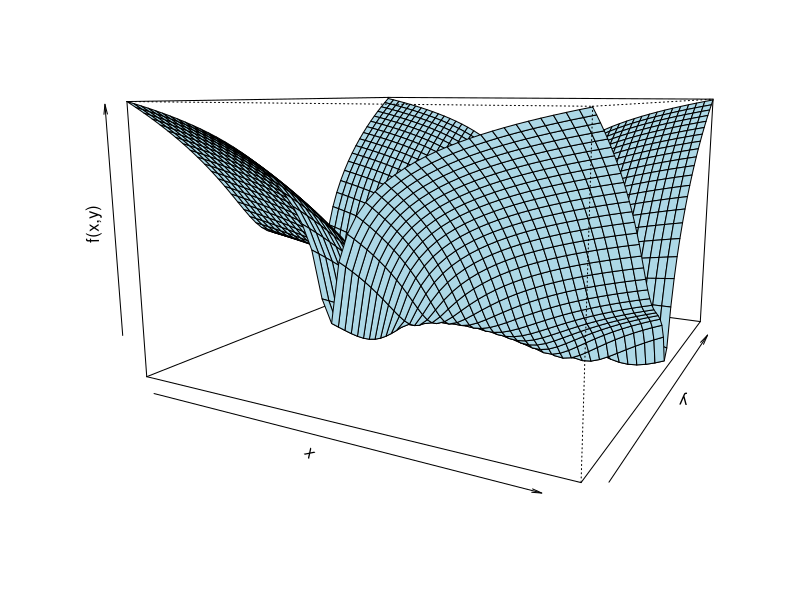
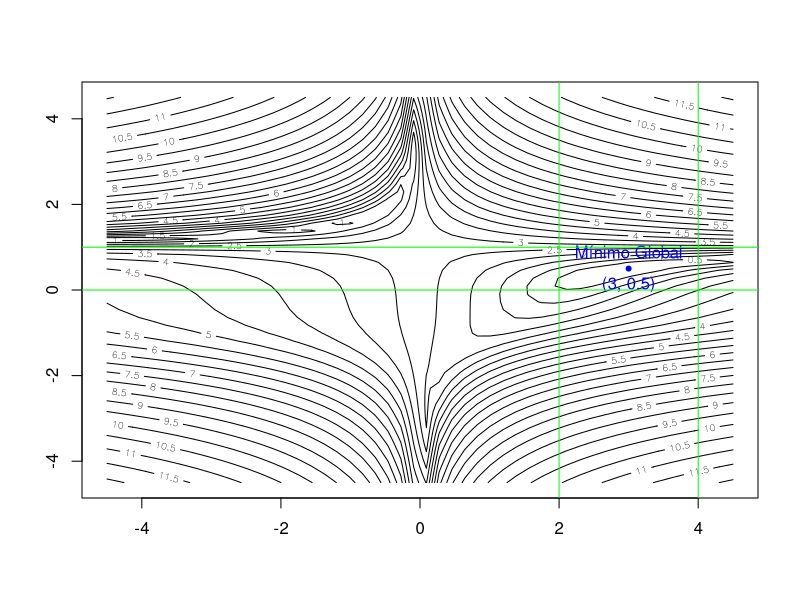
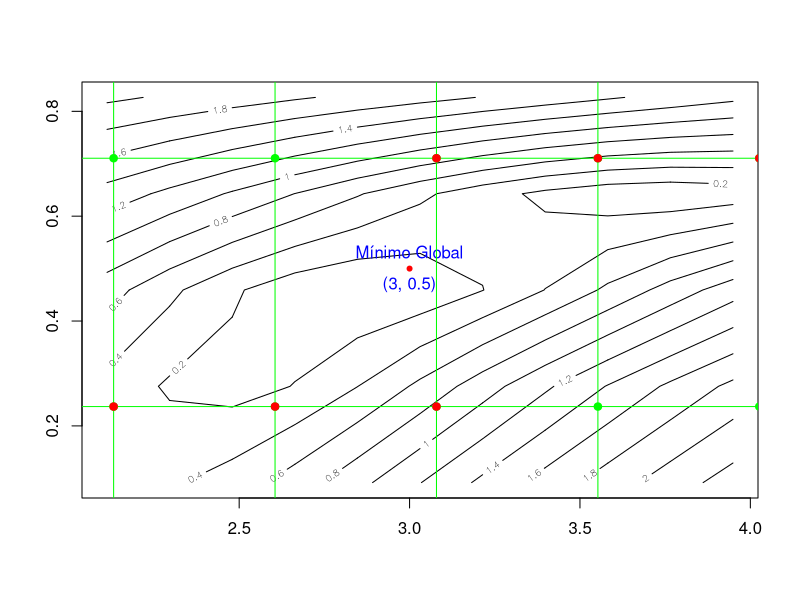

Recreate these plots in R, in order.
#Definición dde la función Beale
#------------------------------
#
#f(x,y) = (1.5 - x + xy)^2 +
#         (2.25 - x + xy^2)^2 +
#         (2.625 - x + xy ^3)^2
#
#Si mínimo global está en el punto (3, 0.5)
# con un valor de f(3, 0.5) = 0

f <- function(param){
  x <- param[1]
  y <- param[2]
  (1.5 - x + x * y)^2 + (2.25 - x + x * y^2)^2 + (2.625 - x + x*y ^3)^2
}

# Cargar libreri "Deriv"

library(Deriv)

# Definir el grdiente de la función

grad_f <- Deriv(f, c("x", "y"))

# Definir la matriz hessiana de la función

hess_f <- Deriv(f, c("x", "y"), n = 2)

# Establecer los parámetros del algoritmo

max_iter <- 1000
tol <- 1e-6

# Establecer el punto inicial (*)

x_actual <- c(3, 0.5)

# Algoritmo de Newton

for (i in 1:max_iter){
  hessian <- matrix(hess_f(x_actual), nrow = 2, byrow = TRUE)
  eigen_valores <- eigen(hessian)$values
  if (any(eigen_valores <= 0)) {
    hessian <- hessian + diag(abs(min(eigen_valores)), 2)
  }
  x_nuevo <- x_actual - solve(hessian) %*% grad_f(x_actual)
  if (norm(grad_f(x_nuevo), "2") < tol){
    break
  }
  x_actual <- x_nuevo
}


# Mostrar los resultados

resultado <- list(minimo = f(x_nuevo),
                  objetivo = as.vector(x_nuevo),
                  iteraciones = i)
print(resultado)

# Análisis del dominio de la función
# ----------------------------------

f_graf <- function(x, y){
  (1.5 - x + x * y)^2 + (2.25 - x + x * y^2)^2 + (2.625 - x + x*y ^3)^2
}

x1 <- x2 <- seq(from = -4.5, to = 4.5, length.out = 50)
z <- outer(x1, x2, f_graf)

# Aplicar log(1 + z)

z_log <- log1p(z)

persp(x1, x2, z_log, theta = 28, phi = 10,
      col = "lightblue", expand = 0.6,
      xlab="x", ylab="y", zlab="f(x,y)")

contour(x1, x2, z_log, nlevels = 20)

points(3, 0.5, col="blue", pch=20)
text(3, 0.5, labels = "Mínimo Global",
     pos = 3, col = "blue")
text(3, 0.5, labels = "(3, 0.5)",
     pos = 1, col = "blue")
abline(v = c(2, 4), h = c(0,1), col = "green")

contour(x1[x1 >= 2 & x1 <= 4], x2[x2 >= 0 & x2 <= 1],
        z_log[x1 >= 2 & x1 <= 4, x2 >=0 & x2 <= 1],
        nlevels = 15)
points(3, 0.5, col="red", pch=20)
text(3, 0.5, labels = "Mínimo Global",
     pos = 3, col = "blue")
text(3, 0.5, labels = "(3, 0.5)",
     pos = 1, col = "blue")

# GRID - SEARCH para identificar regiones prometedoras

n_puntos <- 20
x1_rango <- c(-4.5, 4.5)
x2_rango <- c(-4.5, 4.5)

# Crear grid

x1_grid <- seq(-4.5, 4.5, length.out = n_puntos)
x2_grid <- seq(-4.5, 4.5, length.out = n_puntos)

abline(v = x1_grid, h = x2_grid, col = "green")

grid_puntos <- expand.grid(x1 = x1_grid, x2 = x2_grid)
points(grid_puntos, col="green", pch=19)

grid_valores <- numeric(nrow((grid_puntos)))

for (i in 1:nrow(grid_puntos)){
  grid_valores[i] <- f(c(grid_puntos$x1[i], grid_puntos$x2[i]))
}

index_ordenados <- order(grid_valores)
mejores_puntos <- grid_puntos[index_ordenados[1:10], ]
mejores_valores <- grid_valores[index_ordenados[1:10]]

list(mejores_puntos, mejores_valores)
points(mejores_puntos, col = "red", pch = 19)

# Ejemplo
# -------

f_ejemplo <- function(p){
  x <- p[1]
  y <- p[2]
  x^3 + x * y + y^2
}

# d_x = 3x^2 + y
# d_y = x + 2 * y

Deriv(f_ejemplo, "x")  # Entrega como función
Deriv(f_ejemplo, "y")

grad_f_ejemplo <- Deriv(f_ejemplo, c("x", "y"))
hess_f_ejemplo <- Deriv(f_ejemplo, c("x", "y"), n = 2)

hess_f_ejemplo(c(1,2))















